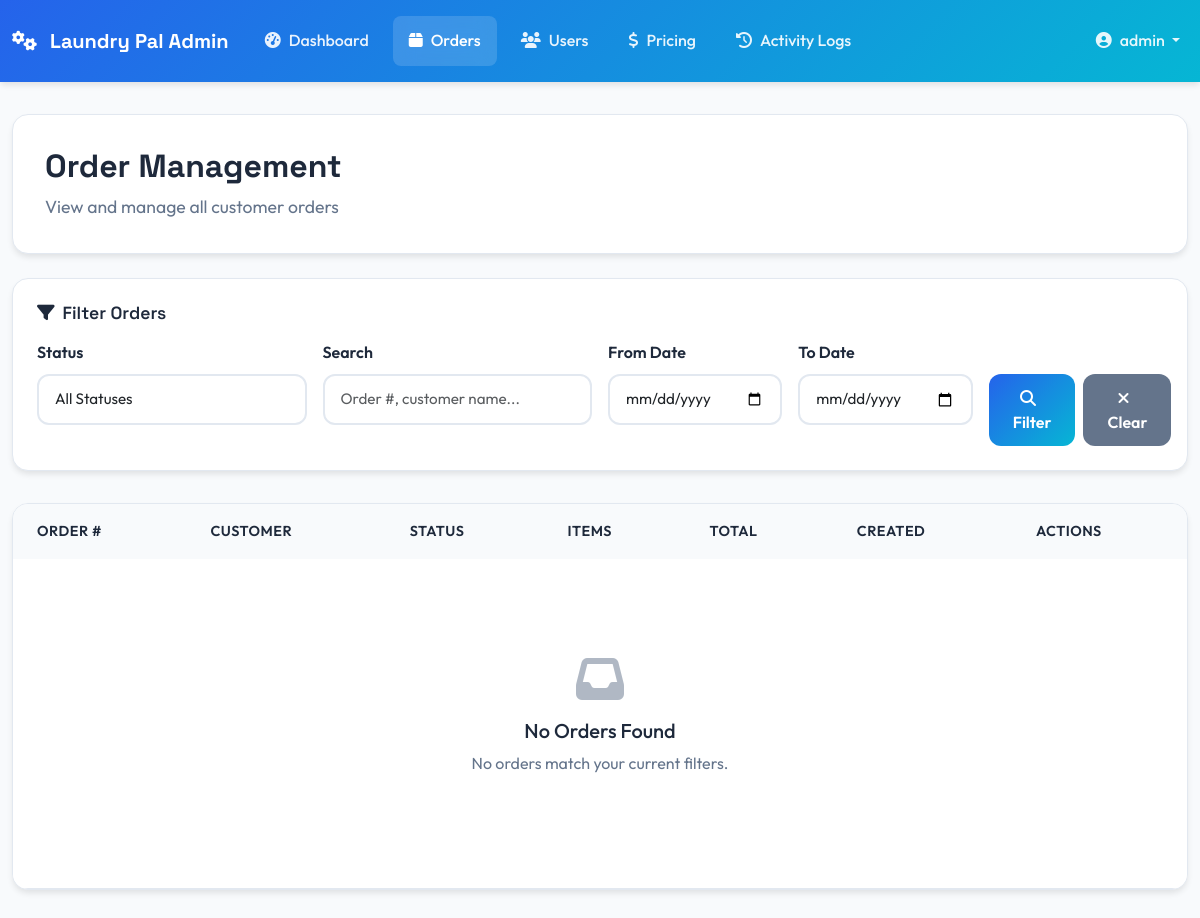
The app's page /admin-panel/orders/ (signed in), older data.
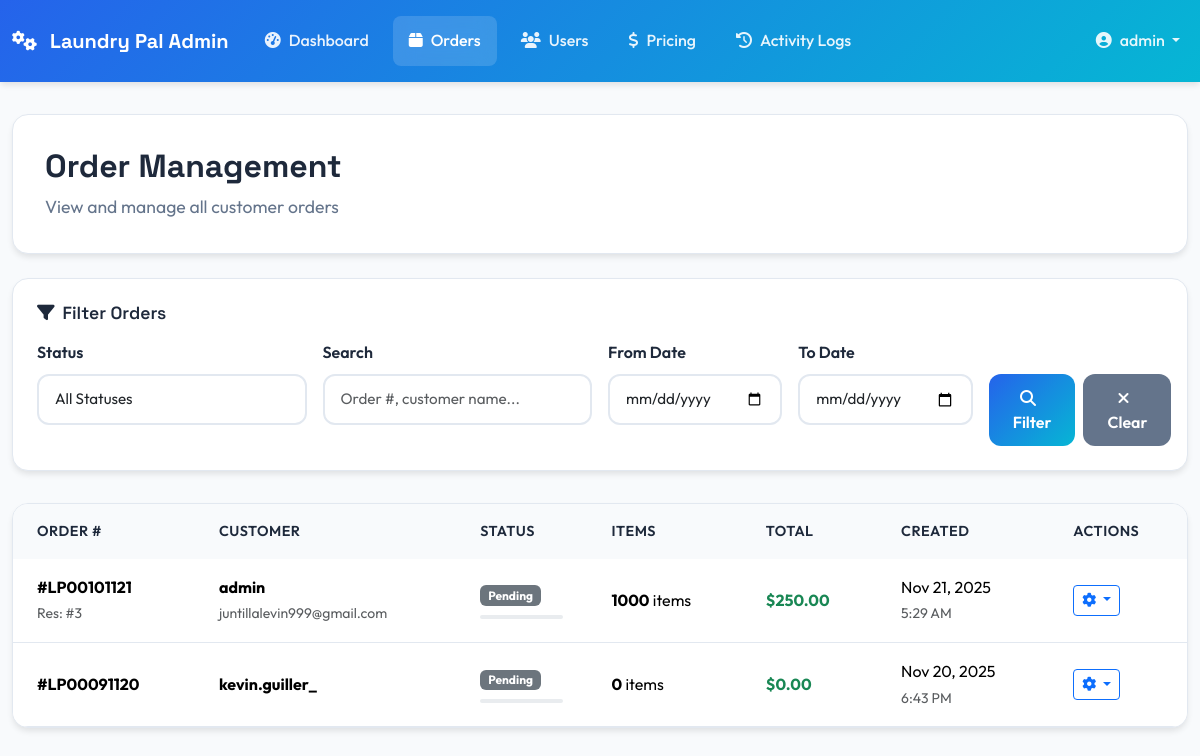
The same page, newer data.
### orders/models.py (models this page shows, shortened)
class Order(models.Model):
	class Status(models.TextChoices):
		PENDING = 'pending', 'Pending'
		CONFIRMED = 'confirmed', 'Confirmed'
		PICKED_UP = 'picked_up', 'Picked Up'
		WASHING = 'washing', 'Washing'
		DRYING = 'drying', 'Drying'
		FOLDING = 'folding', 'Folding'
		READY = 'ready', 'Ready for Delivery'
		OUT_FOR_DELIVERY = 'out_for_delivery', 'Out for Delivery'
		DELIVERED = 'delivered', 'Delivered'
	user = models.ForeignKey(settings.AUTH_USER_MODEL, on_delete=models.CASCADE, related_name='orders')
	reservation = models.ForeignKey('reservations.Reservation', on_delete=models.SET_NULL, null=True, blank=True, related_name='orders')
	order_number = models.CharField(max_length=20, unique=True, blank=True)
	status = models.CharField(max_length=20, choices=Status.choices, default=Status.PENDING)
	total_items = models.PositiveIntegerField(default=0)
	total_cost = models.DecimalField(max_digits=10, decimal_places=2, default=Decimal('0.00'))
	special_instructions = models.TextField(blank=True)
	estimated_completion = models.DateTimeField(null=True, blank=True)
	created_at = models.DateTimeField(auto_now_add=True)
	updated_at = models.DateTimeField(auto_now=True)
	class Meta:
		ordering = ['-created_at']
	def get_status_color(self):
		colors = {
			'pending': 'secondary',
			'confirmed': 'info',
			'picked_up': 'primary',
			'washing': 'primary',
			'drying': 'primary',
			'folding': 'warning',
			'ready': 'success',
			'out_for_delivery': 'warning',
			'delivered': 'success'
		}
		return colors.get(self.status, 'secondary')
	def get_progress_percentage(self):
		status_progress = {
			'pending': 0,
			'confirmed': 10,
			'picked_up': 20,
			'washing': 40,
			'drying': 60,
			'folding': 80,
			'ready': 90,
			'out_for_delivery': 95,
			'delivered': 100
		}
		return status_progress.get(self.status, 0)
	def get_status_icon(self):
		status_icons = {
			'pending': 'clock',
			'confirmed': 'check-circle',
			'picked_up': 'truck',
			'washing': 'soap',
			'drying': 'wind',
			'folding': 'hands',
			'ready': 'check-circle',
			'out_for_delivery': 'shipping-fast',
			'delivered': 'check-circle'
		}
		return status_icons.get(self.status, 'clock')

### reservations/models.py (models this page shows, shortened)
class Reservation(models.Model):
	class Status(models.TextChoices):
		PENDING = 'pending', 'Pending'
		CONFIRMED = 'confirmed', 'Confirmed'
		IN_PROGRESS = 'in_progress', 'In Progress'
		COMPLETED = 'completed', 'Completed'
		CANCELLED = 'cancelled', 'Cancelled'
	class Priority(models.TextChoices):
		STANDARD = 'standard', 'Standard'
		EXPRESS = 'express', 'Express (24h)'
		RUSH = 'rush', 'Rush (Same Day)'
	user = models.ForeignKey(settings.AUTH_USER_MODEL, on_delete=models.CASCADE, related_name='reservations')
	service_type = models.ForeignKey(ServiceType, on_delete=models.CASCADE, null=True, blank=True)
	pickup_datetime = models.DateTimeField()
	delivery_datetime = models.DateTimeField()
	address = models.CharField(max_length=255)
	phone_number = models.CharField(max_length=20, blank=True)
	notes = models.TextField(blank=True)
	priority = models.CharField(max_length=20, choices=Priority.choices, default=Priority.STANDARD)
	status = models.CharField(max_length=20, choices=Status.choices, default=Status.PENDING)
	estimated_cost = models.DecimalField(max_digits=10, decimal_places=2, null=True, blank=True)
	final_cost = models.DecimalField(max_digits=10, decimal_places=2, null=True, blank=True)
	created_at = models.DateTimeField(auto_now_add=True)
	updated_at = models.DateTimeField(auto_now=True)
	class Meta:
		ordering = ['-created_at']

### admin_panel/views.py (the view, shortened to what this page needs)
# urls.py: path('orders/', views.orders_management_view, name='orders'),
@login_required
@user_passes_test(is_admin_user)
def orders_management_view(request):
    status_filter = request.GET.get('status', '')
    search_query = request.GET.get('search', '')
    date_from = request.GET.get('date_from', '')
    date_to = request.GET.get('date_to', '')
    orders = Order.objects.select_related('user', 'reservation').prefetch_related('items')
    if status_filter:
        orders = orders.filter(status=status_filter)
    if date_from:
        orders = orders.filter(created_at__date__gte=date_from)
    if date_to:
        orders = orders.filter(created_at__date__lte=date_to)
    paginator = Paginator(orders.order_by('-created_at'), 20)
    page_number = request.GET.get('page')
    page_obj = paginator.get_page(page_number)
    status_choices = Order.Status.choices
    context = {
        'page_obj': page_obj,
        'status_choices': status_choices,
        'current_filters': {
            'status': status_filter,
            'search': search_query,
            'date_from': date_from,
            'date_to': date_to,
        }
    }
    return render(request, 'admin_panel/orders_management.html', context)

### admin_panel/views.py (called while the page is built)
def is_admin_user(user):
    return user.is_authenticated and (user.is_staff or user.is_superuser)

### admin_panel/templates/admin_panel/orders_management.html (shortened to what the changed rows need)
{% extends 'admin_panel/base_admin.html' %}
{% block page_title %}Order Management{% endblock %}
{% block content %}
<div class="admin-table">
    <table class="table">
        <thead>
            <tr>
                <th>Order #</th>
                <th>Customer</th>
                <th>Status</th>
                <th>Items</th>
                <th>Total</th>
                <th>Created</th>
                <th>Actions</th>
            </tr>
        </thead>
        <tbody>
            {% for order in page_obj %}
                <tr id="order-row-{{ order.id }}">
                    <td>
                        <strong>#{{ order.order_number }}</strong>
                        {% if order.reservation %}
                            <br><small class="text-muted">Res: #{{ order.reservation.id }}</small>
                        {% endif %}
                    </td>
                    <td>
                        <div>
                            <strong>{{ order.user.first_name|default:order.user.username }}</strong>
                        </div>
                        <small class="text-muted">{{ order.user.email }}</small>
                    </td>
                    <td>
                        <div class="status-container" id="status-container-{{ order.id }}">
                            <span class="badge bg-{{ order.get_status_color }} status-badge"
                                  id="status-badge-{{ order.id }}">
                                {{ order.get_status_display }}
                            </span>
                            <div class="progress mt-2" style="height: 4px;">
                            </div>
                        </div>
                    </td>
                    <td>
                        <strong>{{ order.total_items }}</strong> items
                    </td>
                    <td>
                        <strong class="text-success">${{ order.total_cost|floatformat:2 }}</strong>
                    </td>
                    <td>
                        {{ order.created_at|date:"M d, Y" }}
                        <br><small class="text-muted">{{ order.created_at|time:"g:i A" }}</small>
                    </td>
                    <td>
                        <div class="btn-group">
                            <button type="button" class="btn btn-sm btn-outline-primary dropdown-toggle"
                                    data-bs-toggle="dropdown">
                                <i class="fas fa-cog"></i>
                            </button>
                        </div>
                    </td>
                </tr>
            {% empty %}
                <tr>
                    <td colspan="7" class="text-center py-5">
                        <div class="admin-empty-state">
                            <i class="fas fa-inbox"></i>
                            <h5>No Orders Found</h5>
                            <p>No orders match your current filters.</p>
                        </div>
                    </td>
                </tr>
            {% endfor %}
        </tbody>
    </table>
</div>
{% endblock %}

Row changes from the older to the newer data that the page shows:
added Order: order_number "LP00101121", reservation.id "3", user.first_name "admin", user.email "juntillalevin999@gmail.com", status "Pending", total_items "1000", total_cost "250.00", created_at "Nov 21, 2025", created_at "5:29 AM"
added Order: order_number "LP00091120", user.first_name "kevin.guiller_", status "Pending", total_items "0", total_cost "0.00", created_at "Nov 20, 2025", created_at "6:43 PM"
Text that changed along with them:
text no longer shown: "No Orders Found No orders match your current filters."
